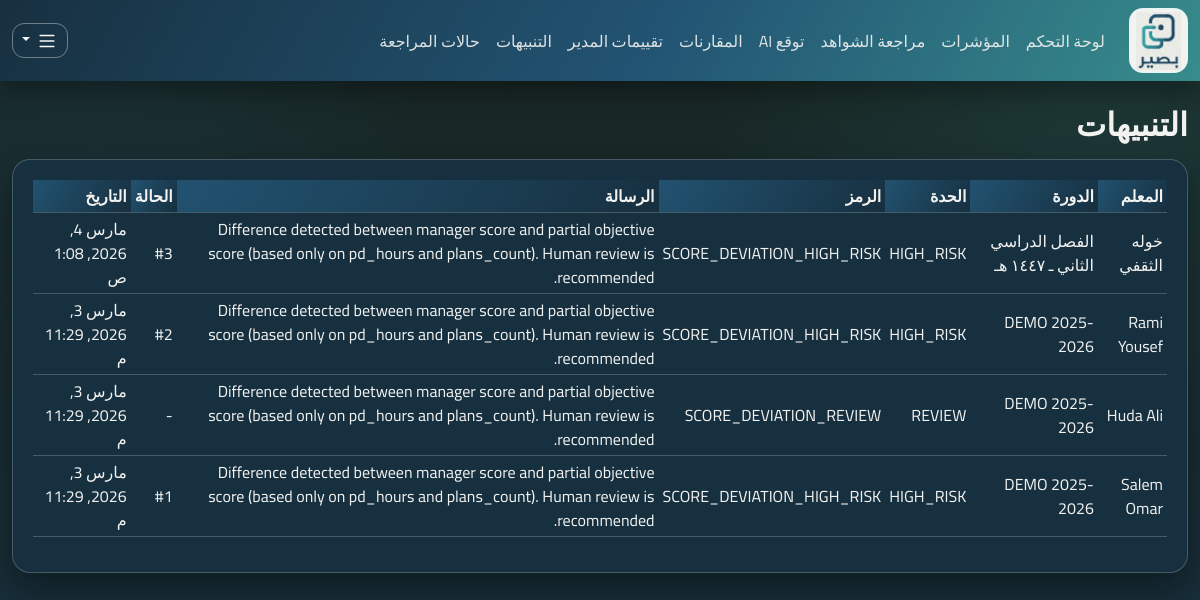
/flags/ (signed in), run on an earlier commit of the app's database.
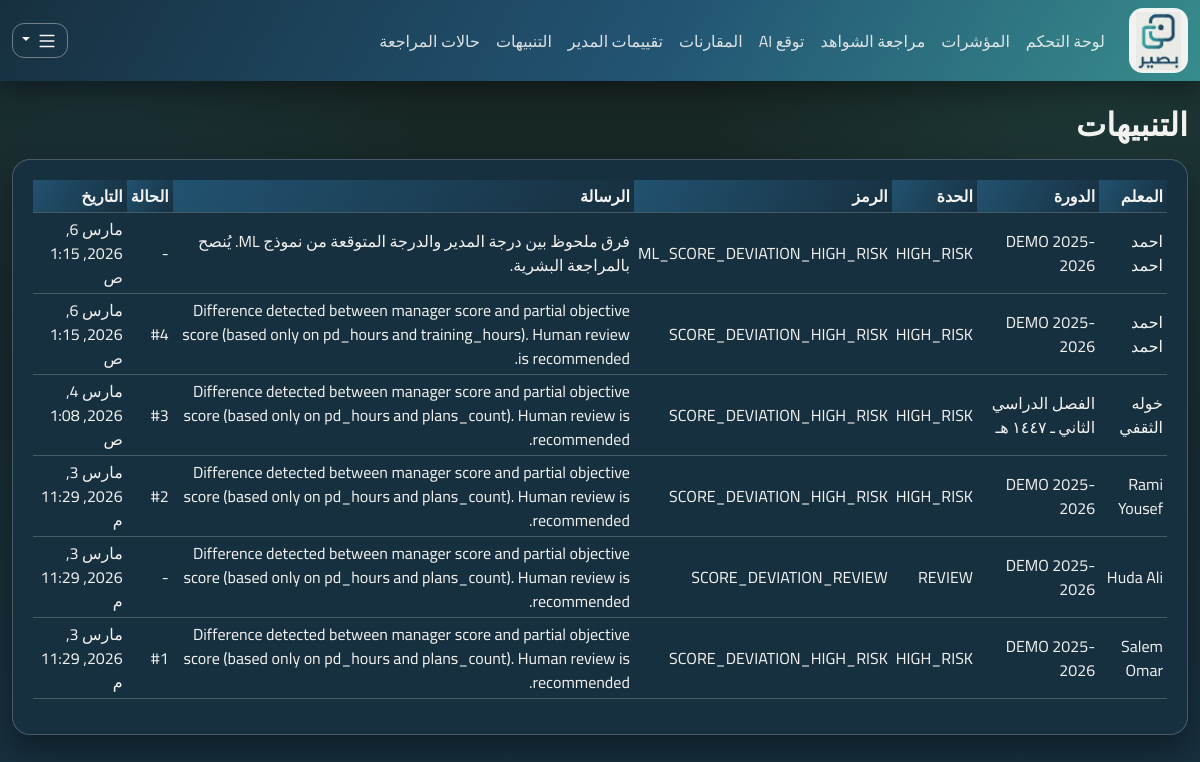
And on a later commit of the database.
### apps/flags_cases/models.py (models this page shows)
class Flag(models.Model):
    class Severity(models.TextChoices):
        REVIEW = "REVIEW", "Review"
        HIGH_RISK = "HIGH_RISK", "High Risk"
    teacher = models.ForeignKey("teachers.Teacher", on_delete=models.CASCADE, related_name="flags")
    cycle = models.ForeignKey("cycles.EvaluationCycle", on_delete=models.CASCADE, related_name="flags")
    comparison = models.ForeignKey("comparisons.ComparisonResult", on_delete=models.CASCADE, related_name="flags")
    case = models.ForeignKey(Case, null=True, blank=True, on_delete=models.SET_NULL, related_name="flags")
    severity = models.CharField(max_length=16, choices=Severity.choices)
    code = models.CharField(max_length=64)
    message = models.TextField()
    payload_json = models.JSONField(default=dict)
    created_at = models.DateTimeField(auto_now_add=True)
    class Meta:
        indexes = [
            models.Index(fields=["severity", "created_at"]),
            models.Index(fields=["teacher", "cycle"]),
        ]

### apps/teachers/models.py (models this page shows)
class Teacher(models.Model):
    user = models.OneToOneField("accounts.User", on_delete=models.CASCADE, related_name="teacher_profile")
    school = models.ForeignKey("schools.School", on_delete=models.PROTECT, related_name="teachers")
    employee_id = models.CharField(max_length=50, unique=True)
    is_active = models.BooleanField(default=True)
    created_at = models.DateTimeField(auto_now_add=True)
    class Meta:
        indexes = [models.Index(fields=["school", "employee_id"])]
    def __str__(self) -> str:
        return self.user.get_full_name() or self.user.username

### apps/accounts/models.py (models this page shows)
class User(AbstractUser):
    class Role(models.TextChoices):
        TEACHER = "TEACHER", "Teacher"
        LEADER = "LEADER", "Leader"
        ADMIN = "ADMIN", "Admin"
    role = models.CharField(max_length=16, choices=Role.choices, default=Role.TEACHER)
    school = models.ForeignKey("schools.School", null=True, blank=True, on_delete=models.SET_NULL)
    class Meta:
        indexes = [models.Index(fields=["role", "school"])]

### apps/cycles/models.py (models this page shows, shortened)
class EvaluationCycle(models.Model):
    school = models.ForeignKey("schools.School", on_delete=models.CASCADE, related_name="cycles")
    name = models.CharField(max_length=100)
    start_date = models.DateField()
    end_date = models.DateField()
    is_active = models.BooleanField(default=True)
    created_at = models.DateTimeField(auto_now_add=True)
    class Meta:
        constraints = [
            models.UniqueConstraint(fields=["school", "name"], name="uq_cycle_school_name"),
            models.CheckConstraint(check=models.Q(end_date__gte=models.F("start_date")), name="ck_cycle_dates_order"),
        ]
        indexes = [models.Index(fields=["school", "is_active"])]

### apps/ui/views.py (the view)
# urls.py: path("flags/", views.flags_page, name="flags"),
@login_required
def flags_page(request: HttpRequest) -> HttpResponse:
    if not _require_roles(request.user, [User.Role.LEADER, User.Role.ADMIN]):
        messages.error(request, "عرض التنبيهات متاح فقط للقادة أو المديرين.")
        return redirect("ui:dashboard")
    flags = (
        _by_role_queryset(request.user, Flag)
        .select_related("teacher", "teacher__user", "cycle", "case")
        .order_by("-created_at")
    )
    return render(request, "ui/flags.html", {"flags": flags})

### apps/ui/views.py (called while the page is built)
def _by_role_queryset(user: User, model, teacher_lookup: str = "teacher"):
    qs = model.objects.all()
    if user.role == User.Role.ADMIN:
        return qs
    if user.role == User.Role.LEADER:
        return qs.filter(**{f"{teacher_lookup}__school": user.school})
    return qs.filter(**{f"{teacher_lookup}__user": user})

def _require_roles(user: User, allowed: list[str]) -> bool:
    return user.is_authenticated and user.role in allowed

### apps/ui/templates/ui/flags.html (shortened to what this page needs)
{% extends "ui/base.html" %}
{% block content %}
<h2 class="mb-3">التنبيهات</h2>
<div class="card">
  <div class="card-body">
    <div class="table-responsive">
      <table class="table table-sm align-middle">
        <thead><tr><th>المعلم</th><th>الدورة</th><th>الحدة</th><th>الرمز</th><th>الرسالة</th><th>الحالة</th><th>التاريخ</th></tr></thead>
        <tbody>
        {% for f in flags %}
          <tr>
            <td>{{ f.teacher }}</td>
            <td>{{ f.cycle.name }}</td>
            <td>{{ f.severity }}</td>
            <td>{{ f.code }}</td>
            <td>{{ f.message }}</td>
            <td>{% if f.case_id %}#{{ f.case_id }}{% else %}-{% endif %}</td>
            <td>{{ f.created_at }}</td>
          </tr>
        {% empty %}
          <tr><td colspan="7" class="text-muted">لا توجد تنبيهات حتى الآن.</td></tr>
        {% endfor %}
        </tbody>
      </table>
    </div>
  </div>
</div>
{% endblock %}

What changed in the data, as far as the page shows it:
added Flag: teacher "احمد احمد", cycle.name "DEMO 2025-2026", severity "HIGH_RISK", code "ML_SCORE_DEVIATION_HIGH_RISK", message "فرق ملحوظ بين درجة المدير والدرجة المتوقعة من نموذج ML. يُنصح بالمراجعة البشرية.", created_at "مارس 6, 2026, 1:15 ص"
added Flag: teacher "احمد احمد", cycle.name "DEMO 2025-2026", severity "HIGH_RISK", code "SCORE_DEVIATION_HIGH_RISK", message "Difference detected between manager score and partial objective score (based only on pd_hours and training_hours). Human review is recommended.", case_id "4", created_at "مارس 6, 2026, 1:15 ص"
